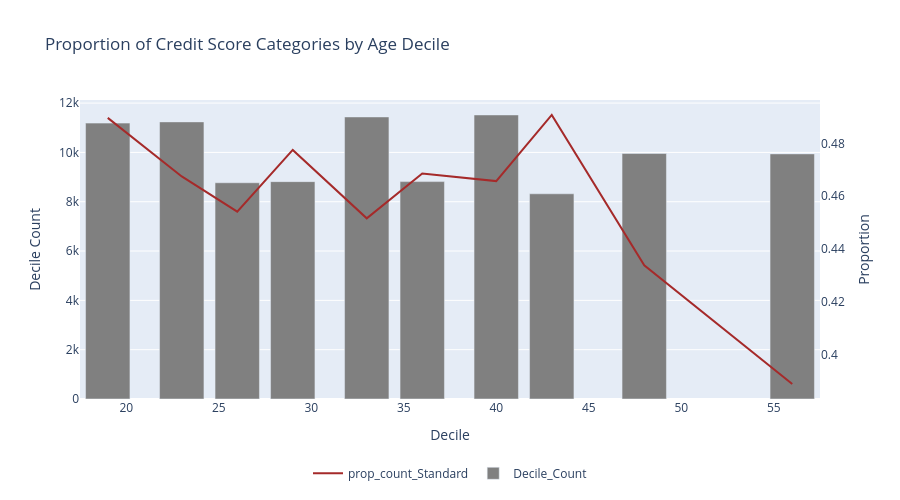

Source (notebook cell):
### Markdown cell above
<font color = 'skyblue'> Standard

### Code cell
# La relación entre la edad y la proporción de standard no es tan clara, aunque a edades mayores
# (+48) la proporción de standard decrece.

chart_types = {
    "prop_count_Standard": "line",  
    "Decile_Count": "bar"    
}

fig = plot_interactive_chart(
    df=deciles,  
    y_columns=["prop_count_Standard", "Decile_Count"],  
    x_column="Decile_Max",  
    chart_types=chart_types, 
    title="Proportion of Credit Score Categories by Age Decile",
    x_title="Decile",
    y_title="Decile Count",  
    y2_title="Proportion",   
    secondary_y=["prop_count_Standard"],  
    width=900,
    height=500,
    custom_colors={"prop_count_Standard": "brown", "Decile_Count": "gray"}  
)

fig.show()

### Figure 1 — Plotly figure (JSON) as saved in the notebook; plotly's stock layout.template omitted (floating-point values rounded to 4 significant figures)
{"data": [{"line": {"color": "brown"}, "mode": "lines", "name": "prop_count_Standard", "type": "scatter", "x": [19, 23, 26, 29, 33, 36, 40, 43, 48, 56], "y": [0.4896, 0.4674, 0.4541, 0.4775, 0.4516, 0.4686, 0.4657, 0.4907, 0.4338, 0.3887], "yaxis": "y2"}, {"marker": {"color": "gray"}, "name": "Decile_Count", "type": "bar", "x": [19, 23, 26, 29, 33, 36, 40, 43, 48, 56], "y": [11188, 11238, 8769, 8815, 11438, 8816, 11519, 8322, 9955, 9940], "yaxis": "y"}], "layout": {"height": 500, "legend": {"orientation": "h", "x": 0.5, "xanchor": "center", "y": -0.2, "yanchor": "top"}, "title": {"text": "Proportion of Credit Score Categories by Age Decile"}, "width": 900, "xaxis": {"title": {"text": "Decile"}}, "yaxis": {"title": {"text": "Decile Count"}}, "yaxis2": {"overlaying": "y", "showgrid": false, "side": "right", "title": {"text": "Proportion"}}}}
